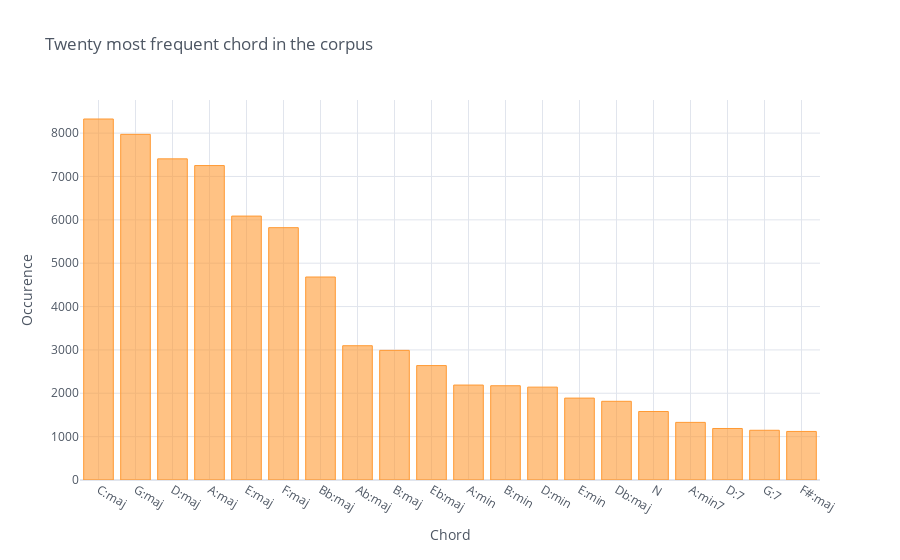

The cell this chart's notebook holds for it:
### Code cell
collection_df.chord.value_counts().head(20).iplot(kind='bar',title="Twenty most frequent chord in the corpus",xTitle="Chord",yTitle="Occurence")

### Figure 1 — Plotly figure (JSON) as saved in the notebook; plotly's stock layout.template omitted (floating-point values rounded to 4 significant figures)
{"data": [{"marker": {"color": "rgba(255, 153, 51, 0.6)", "line": {"color": "rgba(255, 153, 51, 1.0)", "width": 1}}, "name": "chord", "orientation": "v", "text": "", "type": "bar", "x": ["C:maj", "G:maj", "D:maj", "A:maj", "E:maj", "F:maj", "Bb:maj", "Ab:maj", "B:maj", "Eb:maj", "A:min", "B:min", "D:min", "E:min", "Db:maj", "N", "A:min7", "D:7", "G:7", "F#:maj"], "y": [8326, 7972, 7407, 7252, 6087, 5820, 4682, 3097, 2990, 2639, 2190, 2174, 2142, 1889, 1815, 1580, 1329, 1188, 1147, 1120]}], "layout": {"legend": {"bgcolor": "#FFFFFF", "font": {"color": "#4D5663"}}, "paper_bgcolor": "#FFFFFF", "plot_bgcolor": "#FFFFFF", "title": {"font": {"color": "#4D5663"}, "text": "Twenty most frequent chord in the corpus"}, "xaxis": {"gridcolor": "#E1E5ED", "showgrid": true, "tickfont": {"color": "#4D5663"}, "title": {"font": {"color": "#4D5663"}, "text": "Chord"}, "zerolinecolor": "#E1E5ED"}, "yaxis": {"gridcolor": "#E1E5ED", "showgrid": true, "tickfont": {"color": "#4D5663"}, "title": {"font": {"color": "#4D5663"}, "text": "Occurence"}, "zerolinecolor": "#E1E5ED"}}}
